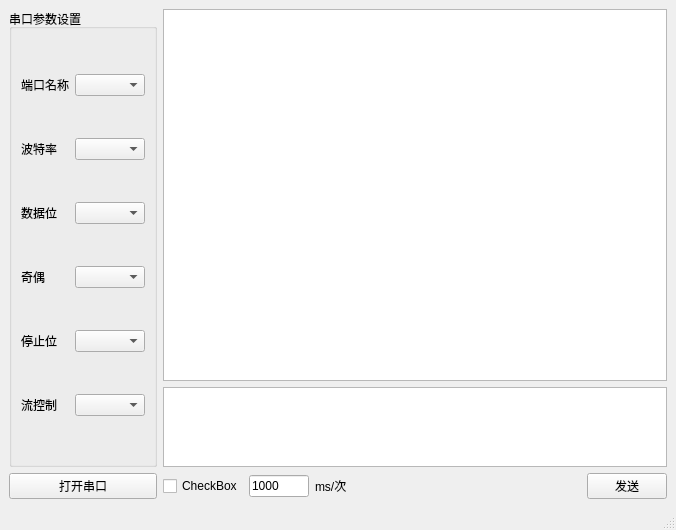
<?xml version="1.0" encoding="UTF-8"?>
<ui version="4.0">
 <class>MainWindow</class>
 <widget class="QMainWindow" name="MainWindow">
  <property name="geometry">
   <rect>
    <x>0</x>
    <y>0</y>
    <width>676</width>
    <height>530</height>
   </rect>
  </property>
  <property name="windowTitle">
   <string>MainWindow</string>
  </property>
  <widget class="QWidget" name="centralwidget">
   <layout class="QGridLayout" name="gridLayout">
    <item row="0" column="0">
     <widget class="QGroupBox" name="groupBox">
      <property name="title">
       <string>串口参数设置</string>
      </property>
      <layout class="QVBoxLayout" name="verticalLayout">
       <item>
        <layout class="QHBoxLayout" name="horizontalLayout">
         <item>
          <widget class="QLabel" name="labelPortName">
           <property name="text">
            <string>端口名称</string>
           </property>
          </widget>
         </item>
         <item>
          <widget class="QComboBox" name="cboPortName">
           <property name="minimumSize">
            <size>
             <width>70</width>
             <height>0</height>
            </size>
           </property>
           <property name="maximumSize">
            <size>
             <width>70</width>
             <height>16777215</height>
            </size>
           </property>
          </widget>
         </item>
        </layout>
       </item>
       <item>
        <layout class="QHBoxLayout" name="horizontalLayout_2">
         <item>
          <widget class="QLabel" name="labelBaudRate">
           <property name="text">
            <string>波特率</string>
           </property>
          </widget>
         </item>
         <item>
          <widget class="QComboBox" name="cboBaudrate">
           <property name="minimumSize">
            <size>
             <width>70</width>
             <height>0</height>
            </size>
           </property>
           <property name="maximumSize">
            <size>
             <width>70</width>
             <height>16777215</height>
            </size>
           </property>
          </widget>
         </item>
        </layout>
       </item>
       <item>
        <layout class="QHBoxLayout" name="horizontalLayout_3">
         <item>
          <widget class="QLabel" name="labelDataBit">
           <property name="text">
            <string>数据位</string>
           </property>
          </widget>
         </item>
         <item>
          <widget class="QComboBox" name="cboDataBit">
           <property name="minimumSize">
            <size>
             <width>70</width>
             <height>0</height>
            </size>
           </property>
           <property name="maximumSize">
            <size>
             <width>70</width>
             <height>16777215</height>
            </size>
           </property>
          </widget>
         </item>
        </layout>
       </item>
       <item>
        <layout class="QHBoxLayout" name="horizontalLayout_4">
         <item>
          <widget class="QLabel" name="labelParity">
           <property name="text">
            <string>奇偶</string>
           </property>
          </widget>
         </item>
         <item>
          <widget class="QComboBox" name="cboParity">
           <property name="minimumSize">
            <size>
             <width>70</width>
             <height>0</height>
            </size>
           </property>
           <property name="maximumSize">
            <size>
             <width>70</width>
             <height>16777215</height>
            </size>
           </property>
          </widget>
         </item>
        </layout>
       </item>
       <item>
        <layout class="QHBoxLayout" name="horizontalLayout_5">
         <item>
          <widget class="QLabel" name="labelStopBit">
           <property name="text">
            <string>停止位</string>
           </property>
          </widget>
         </item>
         <item>
          <widget class="QComboBox" name="cboStopBit">
           <property name="minimumSize">
            <size>
             <width>70</width>
             <height>0</height>
            </size>
           </property>
           <property name="maximumSize">
            <size>
             <width>70</width>
             <height>16777215</height>
            </size>
           </property>
          </widget>
         </item>
        </layout>
       </item>
       <item>
        <layout class="QHBoxLayout" name="horizontalLayout_6">
         <item>
          <widget class="QLabel" name="labelFlowControl">
           <property name="text">
            <string>流控制</string>
           </property>
          </widget>
         </item>
         <item>
          <widget class="QComboBox" name="cboFlowContral">
           <property name="minimumSize">
            <size>
             <width>70</width>
             <height>0</height>
            </size>
           </property>
           <property name="maximumSize">
            <size>
             <width>70</width>
             <height>16777215</height>
            </size>
           </property>
          </widget>
         </item>
        </layout>
       </item>
      </layout>
     </widget>
    </item>
    <item row="0" column="1">
     <layout class="QVBoxLayout" name="verticalLayout_2">
      <item>
       <widget class="QPlainTextEdit" name="RecveeiveplainTextEdit"/>
      </item>
      <item>
       <widget class="QPlainTextEdit" name="SendplainTextEdit">
        <property name="minimumSize">
         <size>
          <width>0</width>
          <height>80</height>
         </size>
        </property>
        <property name="maximumSize">
         <size>
          <width>16777215</width>
          <height>80</height>
         </size>
        </property>
       </widget>
      </item>
     </layout>
    </item>
    <item row="1" column="0">
     <widget class="QPushButton" name="btnOpenPort">
      <property name="text">
       <string>打开串口</string>
      </property>
     </widget>
    </item>
    <item row="1" column="1">
     <layout class="QHBoxLayout" name="horizontalLayout_7">
      <item>
       <widget class="QCheckBox" name="checkBox">
        <property name="text">
         <string>CheckBox</string>
        </property>
       </widget>
      </item>
      <item>
       <widget class="QLineEdit" name="lineEdit">
        <property name="minimumSize">
         <size>
          <width>60</width>
          <height>0</height>
         </size>
        </property>
        <property name="maximumSize">
         <size>
          <width>60</width>
          <height>16777215</height>
         </size>
        </property>
        <property name="text">
         <string>1000</string>
        </property>
       </widget>
      </item>
      <item>
       <widget class="QLabel" name="label">
        <property name="text">
         <string>ms/次</string>
        </property>
       </widget>
      </item>
      <item>
       <spacer name="horizontalSpacer">
        <property name="orientation">
         <enum>Qt::Horizontal</enum>
        </property>
        <property name="sizeHint" stdset="0">
         <size>
          <width>40</width>
          <height>20</height>
         </size>
        </property>
       </spacer>
      </item>
      <item>
       <widget class="QPushButton" name="btnSend">
        <property name="text">
         <string>发送</string>
        </property>
       </widget>
      </item>
     </layout>
    </item>
   </layout>
  </widget>
  <widget class="QStatusBar" name="statusbar"/>
 </widget>
 <resources/>
 <connections/>
</ui>
